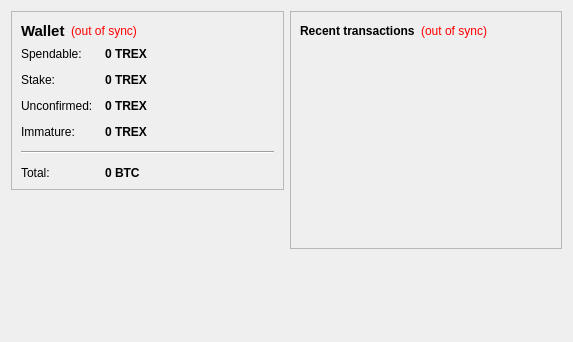
<?xml version="1.0" encoding="UTF-8"?>
<ui version="4.0">
 <class>OverviewPage</class>
 <widget class="QWidget" name="OverviewPage">
  <property name="geometry">
   <rect>
    <x>0</x>
    <y>0</y>
    <width>573</width>
    <height>342</height>
   </rect>
  </property>
  <property name="windowTitle">
   <string>Form</string>
  </property>
  <layout class="QHBoxLayout" name="horizontalLayout" stretch="1,1">
   <item>
    <layout class="QVBoxLayout" name="verticalLayout_2">
     <item>
      <widget class="QFrame" name="frame">
       <property name="frameShape">
        <enum>QFrame::StyledPanel</enum>
       </property>
       <property name="frameShadow">
        <enum>QFrame::Raised</enum>
       </property>
       <layout class="QVBoxLayout" name="verticalLayout_4">
        <item>
         <layout class="QHBoxLayout" name="horizontalLayout_4">
          <item>
           <widget class="QLabel" name="label_5">
            <property name="font">
             <font>
              <pointsize>11</pointsize>
              <weight>75</weight>
              <bold>true</bold>
             </font>
            </property>
            <property name="text">
             <string>Wallet</string>
            </property>
           </widget>
          </item>
          <item>
           <widget class="QLabel" name="labelWalletStatus">
            <property name="toolTip">
             <string>The displayed information may be out of date. Your wallet automatically synchronizes with the Trexcoin network after a connection is established, but this process has not completed yet.</string>
            </property>
            <property name="styleSheet">
             <string notr="true">QLabel { color: red; }</string>
            </property>
            <property name="text">
             <string notr="true">(out of sync)</string>
            </property>
            <property name="alignment">
             <set>Qt::AlignLeading|Qt::AlignLeft|Qt::AlignVCenter</set>
            </property>
           </widget>
          </item>
          <item>
           <spacer name="horizontalSpacer_2">
            <property name="orientation">
             <enum>Qt::Horizontal</enum>
            </property>
            <property name="sizeHint" stdset="0">
             <size>
              <width>40</width>
              <height>20</height>
             </size>
            </property>
           </spacer>
          </item>
         </layout>
        </item>
        <item>
         <layout class="QFormLayout" name="formLayout_2">
          <property name="fieldGrowthPolicy">
           <enum>QFormLayout::AllNonFixedFieldsGrow</enum>
          </property>
          <property name="horizontalSpacing">
           <number>12</number>
          </property>
          <property name="verticalSpacing">
           <number>12</number>
          </property>
          <item row="0" column="0">
           <widget class="QLabel" name="label">
            <property name="text">
             <string>Spendable:</string>
            </property>
           </widget>
          </item>
          <item row="0" column="1">
           <widget class="QLabel" name="labelBalance">
            <property name="font">
             <font>
              <weight>75</weight>
              <bold>true</bold>
             </font>
            </property>
            <property name="cursor">
             <cursorShape>IBeamCursor</cursorShape>
            </property>
            <property name="toolTip">
             <string>Your current spendable balance</string>
            </property>
            <property name="text">
             <string notr="true">0 TREX</string>
            </property>
            <property name="textInteractionFlags">
             <set>Qt::LinksAccessibleByMouse|Qt::TextSelectableByKeyboard|Qt::TextSelectableByMouse</set>
            </property>
           </widget>
          </item>
          <item row="1" column="0">
           <widget class="QLabel" name="label_6">
            <property name="text">
             <string>Stake:</string>
            </property>
           </widget>
          </item>
          <item row="1" column="1">
           <widget class="QLabel" name="labelStake">
            <property name="font">
             <font>
              <weight>75</weight>
              <bold>true</bold>
             </font>
            </property>
            <property name="cursor">
             <cursorShape>IBeamCursor</cursorShape>
            </property>
            <property name="toolTip">
             <string>Total of coins that was staked, and do not yet count toward the current balance</string>
            </property>
            <property name="text">
             <string notr="true">0 TREX</string>
            </property>
            <property name="textInteractionFlags">
             <set>Qt::LinksAccessibleByMouse|Qt::TextSelectableByKeyboard|Qt::TextSelectableByMouse</set>
            </property>
           </widget>
          </item>
          <item row="2" column="0">
           <widget class="QLabel" name="label_3">
            <property name="text">
             <string>Unconfirmed:</string>
            </property>
           </widget>
          </item>
          <item row="2" column="1">
           <widget class="QLabel" name="labelUnconfirmed">
            <property name="font">
             <font>
              <weight>75</weight>
              <bold>true</bold>
             </font>
            </property>
            <property name="cursor">
             <cursorShape>IBeamCursor</cursorShape>
            </property>
            <property name="toolTip">
             <string>Total of transactions that have yet to be confirmed, and do not yet count toward the current balance</string>
            </property>
            <property name="text">
             <string notr="true">0 TREX</string>
            </property>
            <property name="textInteractionFlags">
             <set>Qt::LinksAccessibleByMouse|Qt::TextSelectableByKeyboard|Qt::TextSelectableByMouse</set>
            </property>
           </widget>
          </item>
          <item row="3" column="0">
           <widget class="QLabel" name="labelImmatureText">
            <property name="text">
             <string>Immature:</string>
            </property>
           </widget>
          </item>
          <item row="3" column="1">
           <widget class="QLabel" name="labelImmature">
            <property name="font">
             <font>
              <weight>75</weight>
              <bold>true</bold>
             </font>
            </property>
            <property name="toolTip">
             <string>Mined balance that has not yet matured</string>
            </property>
            <property name="text">
             <string notr="true">0 TREX</string>
            </property>
            <property name="textInteractionFlags">
             <set>Qt::LinksAccessibleByMouse|Qt::TextSelectableByKeyboard|Qt::TextSelectableByMouse</set>
            </property>
           </widget>
          </item>
          <item row="4" column="0" colspan="2">
           <widget class="Line" name="line">
            <property name="orientation">
             <enum>Qt::Horizontal</enum>
            </property>
           </widget>
          </item>
          <item row="5" column="0">
           <widget class="QLabel" name="labelTotalText">
            <property name="text">
             <string>Total:</string>
            </property>
           </widget>
          </item>
          <item row="5" column="1">
           <widget class="QLabel" name="labelTotal">
            <property name="font">
             <font>
              <weight>75</weight>
              <bold>true</bold>
             </font>
            </property>
            <property name="cursor">
             <cursorShape>IBeamCursor</cursorShape>
            </property>
            <property name="toolTip">
             <string>Your current total balance</string>
            </property>
            <property name="text">
             <string notr="true">0 BTC</string>
            </property>
            <property name="textInteractionFlags">
             <set>Qt::LinksAccessibleByMouse|Qt::TextSelectableByKeyboard|Qt::TextSelectableByMouse</set>
            </property>
           </widget>
          </item>
         </layout>
        </item>
       </layout>
      </widget>
     </item>
     <item>
      <spacer name="verticalSpacer">
       <property name="orientation">
        <enum>Qt::Vertical</enum>
       </property>
       <property name="sizeHint" stdset="0">
        <size>
         <width>20</width>
         <height>40</height>
        </size>
       </property>
      </spacer>
     </item>
    </layout>
   </item>
   <item>
    <layout class="QVBoxLayout" name="verticalLayout_3">
     <item>
      <widget class="QFrame" name="frame_2">
       <property name="frameShape">
        <enum>QFrame::StyledPanel</enum>
       </property>
       <property name="frameShadow">
        <enum>QFrame::Raised</enum>
       </property>
       <layout class="QVBoxLayout" name="verticalLayout">
        <item>
         <layout class="QHBoxLayout" name="horizontalLayout_2">
          <item>
           <widget class="QLabel" name="label_4">
            <property name="text">
             <string>&lt;b&gt;Recent transactions&lt;/b&gt;</string>
            </property>
           </widget>
          </item>
          <item>
           <widget class="QLabel" name="labelTransactionsStatus">
            <property name="toolTip">
             <string>The displayed information may be out of date. Your wallet automatically synchronizes with the Trexcoin network after a connection is established, but this process has not completed yet.</string>
            </property>
            <property name="styleSheet">
             <string notr="true">QLabel { color: red; }</string>
            </property>
            <property name="text">
             <string notr="true">(out of sync)</string>
            </property>
            <property name="alignment">
             <set>Qt::AlignRight|Qt::AlignTrailing|Qt::AlignVCenter</set>
            </property>
           </widget>
          </item>
          <item>
           <spacer name="horizontalSpacer">
            <property name="orientation">
             <enum>Qt::Horizontal</enum>
            </property>
            <property name="sizeHint" stdset="0">
             <size>
              <width>40</width>
              <height>20</height>
             </size>
            </property>
           </spacer>
          </item>
         </layout>
        </item>
        <item>
         <widget class="QListView" name="listTransactions">
          <property name="styleSheet">
           <string notr="true">QListView { background: transparent; }</string>
          </property>
          <property name="frameShape">
           <enum>QFrame::NoFrame</enum>
          </property>
          <property name="verticalScrollBarPolicy">
           <enum>Qt::ScrollBarAlwaysOff</enum>
          </property>
          <property name="horizontalScrollBarPolicy">
           <enum>Qt::ScrollBarAlwaysOff</enum>
          </property>
          <property name="selectionMode">
           <enum>QAbstractItemView::NoSelection</enum>
          </property>
         </widget>
        </item>
       </layout>
      </widget>
     </item>
     <item>
      <spacer name="verticalSpacer_2">
       <property name="orientation">
        <enum>Qt::Vertical</enum>
       </property>
       <property name="sizeHint" stdset="0">
        <size>
         <width>20</width>
         <height>40</height>
        </size>
       </property>
      </spacer>
     </item>
    </layout>
   </item>
  </layout>
 </widget>
 <resources/>
 <connections/>
</ui>
